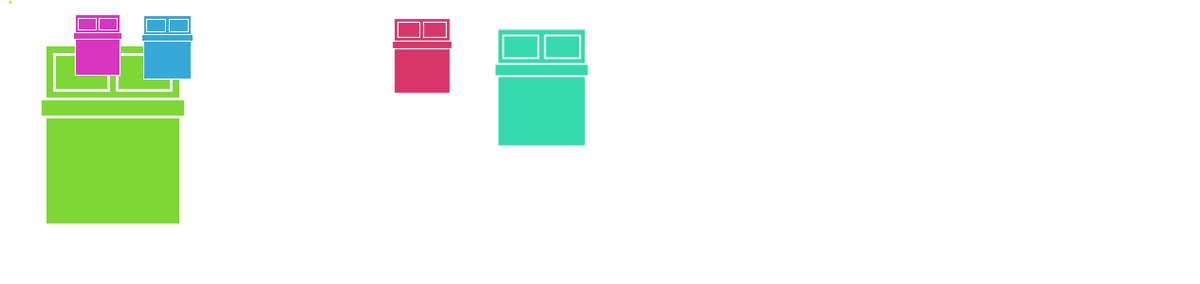
Frame 1 (no input)
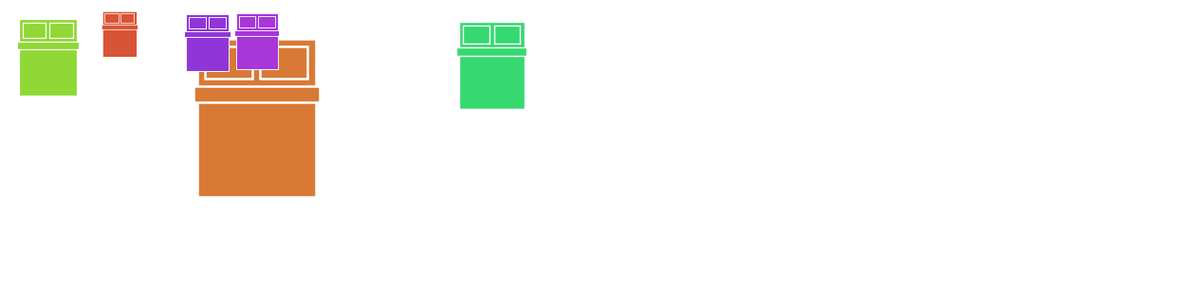
Frame 2 (the mouse pressed at the canvas centre, redrawn once)

The Processing sketch that drew these frames (run headless with seeded random() and noise(); the mouse was pressed at the canvas centre and the sketch redrawn once):

// Processing sketch: processing_54286
// ── processing_54286.pde

void setup ()
{
  size (1265, 300);
  smooth();
  noLoop();
  colorMode(HSB, 360, 100, 100);
}

void draw ()
{
  background(360);

  for (int i= 100; i<width; i += 200)
  {
    float rs = random (20, 75);
    color rc = color (random (360), 75, 85);
    float rz = random (0,1);
    bed(i-50, height/6, rs, rc, rz);
  }
}

void bed(float x, float y, float s, color c, float z)
{
  fill (c);
  pushMatrix ();
  scale (z);
  strokeWeight(3);
  stroke(360);
  translate (x, y);
  //mattress
  rect(0, 0, 150, 200);
  // left pillow
  rect(10, 10, 60, 40);
  //right pillow
  rect(80, 10, 60, 40);
  //bedspread
  rect(-5, 60, 160, 20);

  popMatrix();
}

void mousePressed()
{
  redraw();
}
